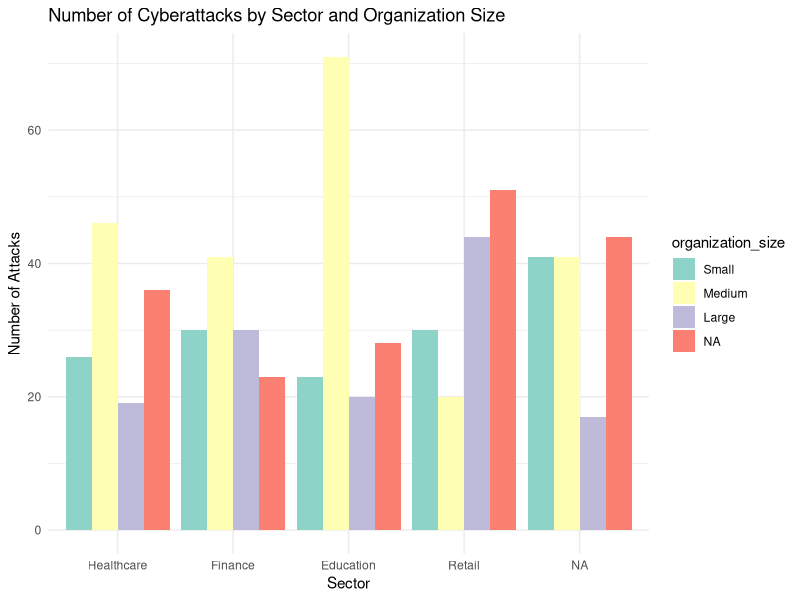

Source code (R):
#### Preamble ####
# Purpose: Simulates the cyberattack dataset for analysis on breaches from 2010 to 2020
# Author:  Shivank Goel
# Date: 27 March 2024 
# Contact: shivankg.goel@mail.utoronto.ca
# License: MIT

# Load the tidyverse package for data manipulation
library(tidyverse)
library(MASS)
# Set seed for reproducibility
set.seed(2024)

#### Simulate cyberattack data ####

# Simulating the number of organizations affected by cyberattacks for 5 years
# We'll assume the number of affected organizations follows a negative binomial distribution

# Defining variables
years <- 2016:2020
organization_sizes <- c("Small", "Medium", "Large", "NA")
levels_of_digital_intensity <- c("Low", "Medium", "High", "NA")
sectors <- c("Healthcare", "Finance", "Education", "Retail", "NA")

# Simulating the data
cyberattack_data <- expand.grid(year = years,
                                organization_size = organization_sizes,
                                level_of_digital_intensity = levels_of_digital_intensity,
                                sector = sectors) %>%
  mutate(number_of_attacks = rnbinom(n = nrow(.), size = 1, mu = 10)) # average number of attacks is 10

#### Examine the simulated data ####

head(cyberattack_data)

#### Statistical analysis ####

# Fit a Negative Binomial Model to predict the number of attacks
# based on organization size, level of digital intensity, and sector
model <- glm.nb(number_of_attacks ~ organization_size + level_of_digital_intensity + sector,
                data = cyberattack_data)

# Model summary
summary(model)

#### Visualization ####

# Plotting Number of Attacks by Sector
ggplot(cyberattack_data, aes(x = sector, y = number_of_attacks, fill = organization_size)) +
  geom_bar(stat = "identity", position = position_dodge()) +
  labs(title = "Number of Cyberattacks by Sector and Organization Size",
       x = "Sector", y = "Number of Attacks") +
  theme_minimal() +
  scale_fill_brewer(palette = "Set3")
